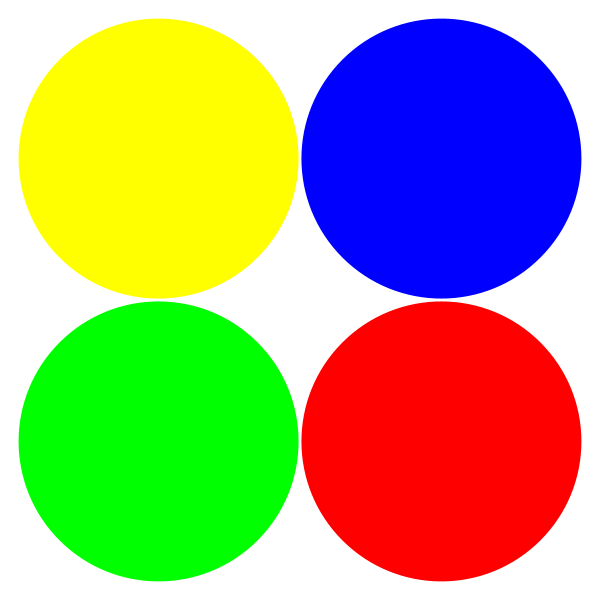
Frame 1 (no input)
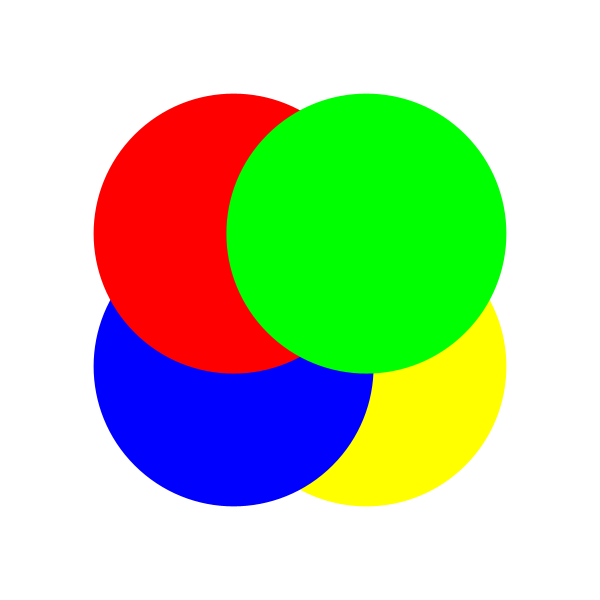
Frame 60 (the mouse pressed at the canvas centre just before this capture)
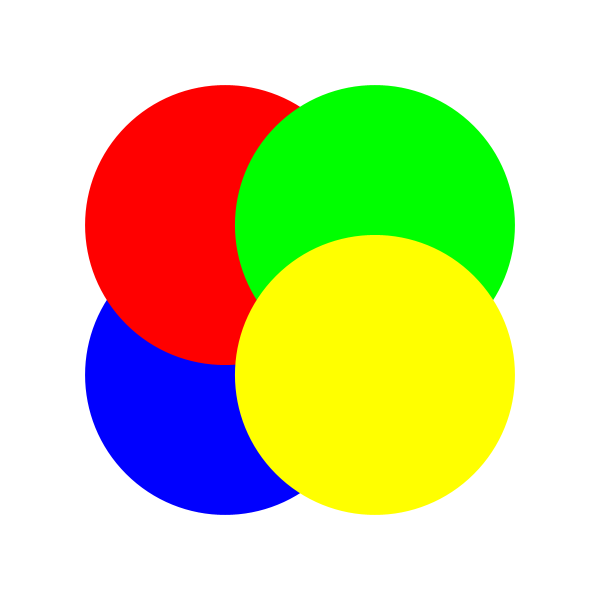
Frame 120 (the mouse held since frame 60 and released just before this capture)

The Processing sketch that drew these frames (run headless with seeded random() and noise(); from frame 60 on, the mouse is pressed at the canvas centre):

// Processing sketch: toggleColorBall
// ── toggleColorBall.pde
float r = 200 ;
int count = 0 ;
float theta = 0 ;
color[] c = {
  color(0, 255, 0),
  color(255, 0, 0),
  color(0, 0, 255),
  color(255, 255, 0)
} ; // 0(green), 1(red), 2(blue), 3(yellow)
int frontColor = 0 ;

void setup() {
  size(600, 600) ;
  noStroke() ;
}

void draw() {
  background(255) ;
  translate(width/2, height/2) ;
  rotate(HALF_PI + QUARTER_PI) ; // adjustment
  switch(frontColor) {
  case 1: rotate(HALF_PI) ; break ;
  case 2: rotate(2 * HALF_PI) ; break ;
  case 3: rotate(3 * HALF_PI) ; break ;
  default: break ;
  }
  for(int i = 0 ; i < 4 ; i++) {
    float y = map(cos(theta), -1, 1, -r, r) ;
    fill(c[3 - (frontColor + i) % 4]) ;
    ellipse(0, y, 280, 280) ;
    rotate(HALF_PI) ;
  }
  count = (count + 2) % (4 * 180) ;
  switch(count) {
  case 0 * 180: frontColor = 0 ; break ;
  case 1 * 180: frontColor = 1 ; break ;
  case 2 * 180: frontColor = 3 ; break ;
  case 3 * 180: frontColor = 2 ; break ;
  default: break ;
  }
  theta = radians(count) ; 
}
